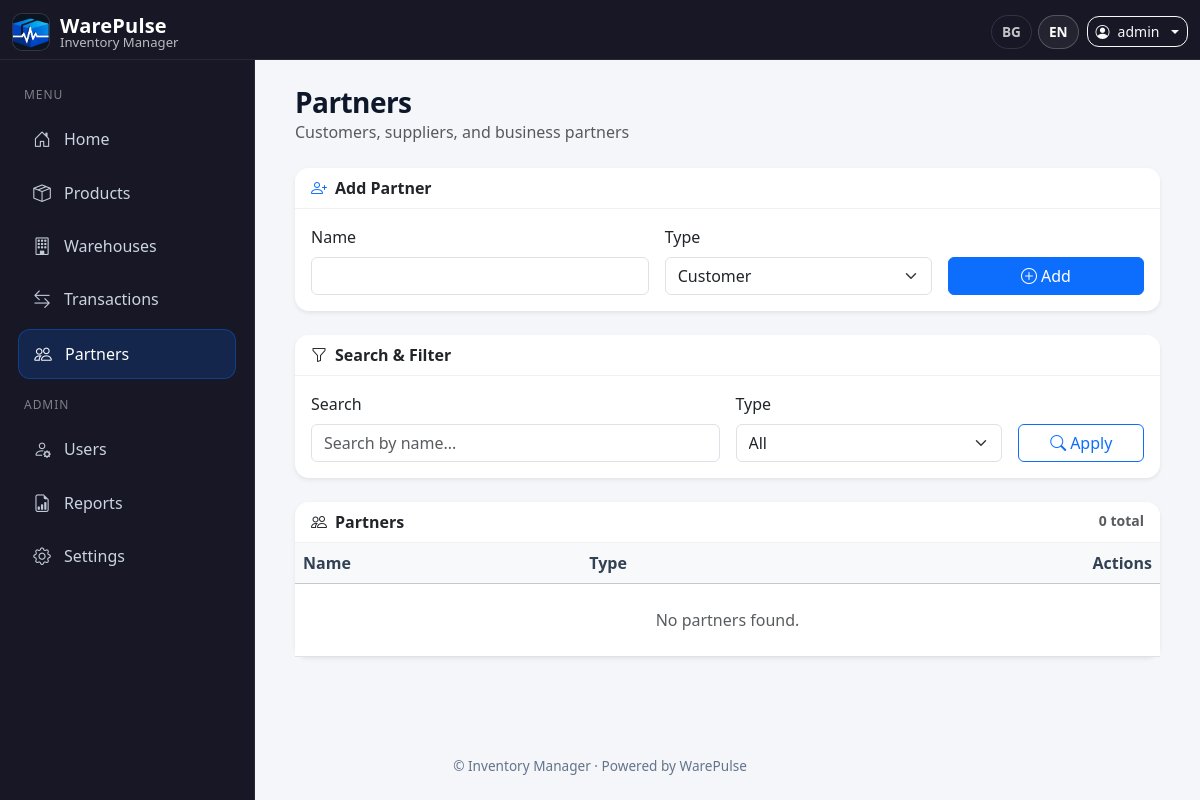
The app's page /partners (signed in) with its own data.
### inventory/models.py (models this page shows, shortened)
class AppConfig(db.Model):
    __tablename__ = "app_config"
    id = db.Column(db.Integer, primary_key=True)
    owner_id = db.Column(db.Integer, db.ForeignKey("user.id"), nullable=False, unique=True)
    company_name = db.Column(db.String(120), default="My Company")
    logo_path = db.Column(db.String(200))
    notifications_enabled = db.Column(db.Boolean, default=True)
    low_stock_threshold = db.Column(db.Integer, default=5)
    default_language = db.Column(db.String(10), default="en")
    currency = db.Column(db.String(10), default="EUR")

class User(db.Model, UserMixin):
    __tablename__ = "user"
    id = db.Column(db.Integer, primary_key=True)
    username = db.Column(db.String(150), nullable=False, unique=True)
    email = db.Column(db.String(150), nullable=False, unique=True)
    password = db.Column(db.String(200), nullable=False)
    role = db.Column(db.String(50), nullable=False, default="User")
    created_by_id = db.Column(db.Integer, db.ForeignKey("user.id"), nullable=True)
    login_count = db.Column(db.Integer, default=0, nullable=False)
    last_login_ip = db.Column(db.String(64), nullable=True)
    last_login_country = db.Column(db.String(100), nullable=True)
    last_login_at = db.Column(db.DateTime, nullable=True)
    last_login_user_agent = db.Column(db.String(255), nullable=True)
    force_password_change = db.Column(db.Boolean, default=False, nullable=False)
    password_changed_at = db.Column(db.DateTime, nullable=True)
    company_name = db.Column(db.String(150), nullable=True)
    created_by = db.relationship("User", remote_side=[id], backref="created_users")
    transactions = db.relationship("Transaction", back_populates="user")
    login_events = db.relationship(
        "LoginEvent",
        back_populates="user",
        cascade="all, delete-orphan",
        order_by="desc(LoginEvent.logged_in_at)",
    )

### inventory/routes/partners.py (the view, shortened to what this page needs)
@bp.route("/partners", methods=["GET", "POST"])
@login_required
@roles_required("Admin / Owner", "Warehouse Manager", "Sales Agent")
def partners():
    owner_id = _get_owner_id()
    q = (request.args.get("q") or "").strip()
    f_type = (request.args.get("type") or "").strip()
    query = Partner.query
    if owner_id is not None:
        query = query.filter(Partner.owner_id == owner_id)
    if q:
        query = query.filter(Partner.name.ilike(f"%{q}%"))
    if f_type in ["Customer", "Supplier", "Both"]:
        query = query.filter(Partner.type == f_type)
    partners_list = query.order_by(Partner.name.asc()).all()
    return render_template(
        "partners.html",
        partners=partners_list,
        q=q,
        f_type=f_type,
    )

### inventory/routes/partners.py (called while the page is built)
def _get_owner_id():
    if current_user.role == "Developer":
        return None
    if current_user.role == "Admin / Owner":
        return current_user.id
    return current_user.created_by_id

### inventory/utils/translations.py (called while the page is built)
def load_translations(lang, app):
    path = os.path.join('translations', f'{lang}.json')
    if not os.path.exists(path):
        path = os.path.join('translations', f"{app.config['DEFAULT_LANG']}.json")
    with open(path, 'r', encoding='utf-8') as f:
        return json.load(f)

def set_language(app):
    lang = request.args.get('lang')
    if lang and lang in app.config['LANGUAGES']:
        session['lang'] = lang
    elif 'lang' not in session:
        session['lang'] = app.config['DEFAULT_LANG']
    g.lang = session['lang']
    g.translations = load_translations(g.lang, app)

def _(key):
    try:
        return g.translations.get(key, key)
    except Exception:
        return key

### inventory/templates/partners.html (shortened to what this page needs)
{% extends "base.html" %}
{% block content %}
<div class="container-fluid">
  <div class="d-flex flex-column flex-md-row justify-content-between align-items-start align-items-md-center gap-2 mb-4">
    <div>
      <h3 class="fw-bold mb-0">{{ _('Partners') }}</h3>
      <div class="text-muted">{{ _('Customers, suppliers, and business partners') }}</div>
    </div>
  </div>
  {% if current_user.role in ['Admin / Owner', 'Warehouse Manager'] %}
  <div class="card mb-4 shadow-sm">
    <div class="card-header bg-white fw-semibold">
      <i class="bi bi-person-plus me-2 text-primary"></i>{{ _('Add Partner') }}
    </div>
    <div class="card-body">
      <form method="POST" action="{{ url_for('partners.partners') }}" class="row g-3">
        <div class="col-md-5">
          <label class="form-label">{{ _('Name') }}</label>
          <input type="text" name="name" class="form-control" required>
        </div>
        <div class="col-md-4">
          <label class="form-label">{{ _('Type') }}</label>
          <select name="type" class="form-select" required>
            <option value="Customer">{{ _('Customer') }}</option>
          </select>
        </div>
        <div class="col-md-3 d-grid align-items-end">
          <button class="btn btn-primary">
            <i class="bi bi-plus-circle me-1"></i>{{ _('Add') }}
          </button>
        </div>
      </form>
    </div>
  </div>
  {% endif %}
  <div class="card mb-4 shadow-sm">
    <div class="card-header bg-white fw-semibold">
      <i class="bi bi-funnel me-2"></i>{{ _('Search & Filter') }}
    </div>
    <div class="card-body">
      <form method="GET" class="row g-3 align-items-end">
        <div class="col-md-6">
          <label class="form-label">{{ _('Search') }}</label>
          <input type="text" name="q" value="{{ q or '' }}" class="form-control"
                 placeholder="{{ _('Search by name...') }}">
        </div>
        <div class="col-md-4">
          <label class="form-label">{{ _('Type') }}</label>
          <select name="type" class="form-select">
            <option value="">{{ _('All') }}</option>
          </select>
        </div>
        <div class="col-md-2 d-grid">
          <button class="btn btn-outline-primary">
            <i class="bi bi-search me-1"></i>{{ _('Apply') }}
          </button>
        </div>
      </form>
    </div>
  </div>
  <div class="card shadow-sm">
    <div class="card-header bg-white fw-semibold d-flex justify-content-between">
      <div><i class="bi bi-people me-2"></i>{{ _('Partners') }}</div>
      <div class="text-muted small">{{ partners|length }} {{ _('total') }}</div>
    </div>
    <div class="table-responsive">
      <table class="table table-hover align-middle mb-0">
        <thead class="table-light">
          <tr>
            <th>{{ _('Name') }}</th>
            <th>{{ _('Type') }}</th>
            <th class="text-end">{{ _('Actions') }}</th>
          </tr>
        </thead>
        <tbody>
          {% for p in partners %}
          <tr>
            <td class="fw-semibold">{{ p.name }}</td>
            <td>
              {% if p.type == 'Customer' %}
                <span class="badge bg-primary">{{ _('Customer') }}</span>
              {% elif p.type == 'Supplier' %}
                <span class="badge bg-success">{{ _('Supplier') }}</span>
              {% else %}
                <span class="badge bg-warning text-dark">{{ _('Both') }}</span>
              {% endif %}
            </td>
            <td class="text-end">
              {% if current_user.role in ['Admin / Owner', 'Warehouse Manager'] %}
              <button class="btn btn-sm btn-warning edit-btn"
                      data-id="{{ p.id }}"
                      data-name="{{ p.name }}"
                      data-type="{{ p.type }}">
                <i class="bi bi-pencil"></i> {{ _('Edit') }}
              </button>
              {% endif %}
              {% if current_user.role == 'Admin / Owner' %}
              <form method="POST"
                    action="{{ url_for('partners.delete_partner', id=p.id) }}"
                    class="d-inline delete-form">
                <button class="btn btn-sm btn-outline-danger">
                  <i class="bi bi-trash"></i> {{ _('Delete') }}
                </button>
              </form>
              {% endif %}
            </td>
          </tr>
          {% else %}
          <tr>
            <td colspan="3" class="text-center text-muted py-4">
              {{ _('No partners found.') }}
            </td>
          </tr>
          {% endfor %}
        </tbody>
      </table>
    </div>
  </div>
</div>
{% endblock %}

### inventory/templates/base.html (shortened to what this page needs)
<!DOCTYPE html>
<html lang="{{ g.lang or 'en' }}">
<head>
  <link href="https://cdn.jsdelivr.net/npm/bootstrap@5.3.2/dist/css/bootstrap.min.css" rel="stylesheet" />
  <link href="https://cdn.jsdelivr.net/npm/bootstrap-icons@1.11.3/font/bootstrap-icons.css" rel="stylesheet" />
</head>
<body>
<nav class="navbar navbar-dark topbar fixed-top">
  <div class="container-fluid">
    <a class="navbar-brand brand"
       href="{% if current_user.is_authenticated %}
                {% if current_user.role == 'Developer' %}
                  {{ url_for('users.developer_dashboard') }}
                {% else %}
                  {{ url_for('main.index') }}
                {% endif %}
              {% else %}
                {{ url_for('main.landing') }}
              {% endif %}">
      <img src="{{ url_for('static', filename='warepulse-logo.png') }}" alt="WarePulse Logo" />
      <div class="d-flex flex-column">
        <span class="name">WarePulse</span>
        <span class="company">{{ g.app_config.company_name if g.app_config else '' }}</span>
      </div>
    </a>
    <div class="ms-auto d-flex align-items-center gap-2 top-actions">
      <div class="lang-pill d-none d-sm-flex align-items-center">
        <a href="?lang=bg" class="{% if g.lang=='bg' %}active{% endif %}">BG</a>
        <a href="?lang=en" class="{% if g.lang=='en' %}active{% endif %}">EN</a>
      </div>
      {% if current_user.is_authenticated %}
        <div class="dropdown">
          <a class="btn btn-outline-light btn-sm dropdown-toggle d-flex align-items-center gap-2"
             href="#" id="userDropdown" data-bs-toggle="dropdown" aria-expanded="false">
            <i class="bi bi-person-circle"></i>
            <span class="d-none d-sm-inline">{{ current_user.username }}</span>
          </a>
        </div>
      {% else %}
        <a class="btn btn-outline-light btn-sm" href="{{ url_for('auth.login') }}">{{ _('Login') }}</a>
        <a class="btn btn-primary btn-sm" href="{{ url_for('auth.register_admin') }}">{{ _('Register') }}</a>
      {% endif %}
    </div>
  </div>
</nav>
{% if current_user.is_authenticated and current_user.role != 'Developer' %}
  <aside id="sidebar" class="sidebar">
    <div class="nav-group-label">{{ _('Menu') }}</div>
    <a href="{{ url_for('main.index') }}"
       class="side-link {% if request.endpoint == 'main.index' %}active{% endif %}">
      <i class="bi bi-house-door"></i> {{ _('Home') }}
    </a>
    <a href="{{ url_for('products.products') }}"
       class="side-link {% if request.endpoint and request.endpoint.startswith('products.') %}active{% endif %}">
      <i class="bi bi-box-seam"></i> {{ _('Products') }}
    </a>
    <a href="{{ url_for('warehouses.warehouses') }}"
       class="side-link {% if request.endpoint and request.endpoint.startswith('warehouses.') %}active{% endif %}">
      <i class="bi bi-building"></i> {{ _('Warehouses') }}
    </a>
    <a href="{{ url_for('transactions.transactions') }}"
       class="side-link {% if request.endpoint and request.endpoint.startswith('transactions.') %}active{% endif %}">
      <i class="bi bi-arrow-left-right"></i> {{ _('Transactions') }}
    </a>
    <a href="{{ url_for('partners.partners') }}"
       class="side-link {% if request.endpoint and request.endpoint.startswith('partners.') %}active{% endif %}">
      <i class="bi bi-people"></i> {{ _('Partners') }}
    </a>
    {% if current_user.role == 'Admin / Owner' %}
      <div class="nav-group-label">{{ _('Admin') }}</div>
      <a href="{{ url_for('users.users') }}"
         class="side-link {% if request.endpoint and request.endpoint.startswith('users.') %}active{% endif %}">
        <i class="bi bi-person-gear"></i> {{ _('Users') }}
      </a>
      <a href="{{ url_for('reports.reports_home') }}"
         class="side-link {% if request.endpoint and request.endpoint.startswith('reports.') %}active{% endif %}">
        <i class="bi bi-file-earmark-bar-graph"></i> {{ _('Reports') }}
      </a>
      <a href="{{ url_for('settings.settings') }}"
         class="side-link {% if request.endpoint and request.endpoint.startswith('settings.') %}active{% endif %}">
        <i class="bi bi-gear"></i> {{ _('Settings') }}
      </a>
    {% endif %}
  </aside>
{% endif %}
<div class="content-wrap">
  <main class="main-content">
    {% block content %}{% endblock %}
  </main>
  <footer class="footer text-center">
    <div class="container">
      {% set company = g.app_config.company_name if g.app_config else '' %}
      © {{ company }} · Powered by WarePulse
    </div>
  </footer>
</div>
</body>
</html>

### inventory/templates/base.html (style rules this page uses)
:root { --sidebar-width: 255px; --bg: #f4f6f9; --surface: #ffffff; --topbar: #171725; --sidebar: #171725; --sidebar-border: rgba(255,255,255,0.08); --text: #0f172a; --muted: #64748b; --link: #cbd5e1; --link-hover: #ffffff; --link-active-bg: rgba(13, 110, 253, 0.18); --primary: #0d6efd; --shadow: 0 0.35rem 1.2rem rgba(15, 23, 42, 0.08); --radius: 14px; }
body { background: var(--bg); color: var(--text); font-family: system-ui, -apple-system, "Segoe UI", Roboto, "Helvetica Neue", Arial, "Noto Sans", "Apple Color Emoji","Segoe UI Emoji"; margin: 0; }
.topbar { background: var(--topbar); border-bottom: 1px solid rgba(255,255,255,0.08); height: 60px; }
.brand { text-decoration: none; display: flex; align-items: center; gap: 10px; min-width: 220px; }
.brand img { height: 38px; width: 38px; border-radius: 10px; object-fit: cover; background: rgba(255,255,255,0.06); border: 1px solid rgba(255,255,255,0.08); }
.brand .name { color: #fff; font-weight: 750; letter-spacing: 0.2px; line-height: 1.05; }
.brand .company { color: rgba(255,255,255,0.7); font-size: 0.82rem; line-height: 1.05; }
.top-actions .btn, .top-actions .dropdown-toggle { border-radius: 12px; }
.lang-pill a { color: rgba(255,255,255,0.75); text-decoration: none; font-weight: 600; font-size: 0.85rem; padding: 6px 10px; border-radius: 999px; border: 1px solid rgba(255,255,255,0.12); margin-left: 6px; }
.lang-pill a.active, .lang-pill a:hover { color: #fff; border-color: rgba(255,255,255,0.22); background: rgba(255,255,255,0.06); }
.sidebar { position: fixed; top: 60px; left: 0; width: var(--sidebar-width); height: calc(100% - 60px); background: var(--sidebar); border-right: 1px solid var(--sidebar-border); padding: 14px 10px; overflow-y: auto; z-index: 2000; transform: translateX(0); transition: transform .25s ease; }
.nav-group-label { color: rgba(255,255,255,0.45); font-size: 0.75rem; letter-spacing: .08em; text-transform: uppercase; padding: 12px 14px 6px; }
.side-link { display: flex; align-items: center; gap: 12px; padding: 11px 14px; margin: 5px 8px; border-radius: 12px; text-decoration: none; color: var(--link); transition: background .15s ease, color .15s ease, transform .05s ease; }
.side-link i { font-size: 1.1rem; width: 20px; text-align: center; opacity: 0.95; }
.side-link.active { background: var(--link-active-bg); color: #fff; border: 1px solid rgba(13,110,253,0.35); }
.content-wrap { margin-top: 60px; min-height: calc(100vh - 60px); display: flex; flex-direction: column; }
.main-content { flex: 1; padding: 22px; transition: margin-left .25s ease; }
@media (min-width: 992px) { .main-content { margin-left: var(--sidebar-width); padding: 26px 28px; } }
.card { border: 0; border-radius: var(--radius); box-shadow: var(--shadow); }
.card-header { border-bottom: 1px solid rgba(15,23,42,0.06); border-top-left-radius: var(--radius) !important; border-top-right-radius: var(--radius) !important; }
.table thead th { font-weight: 700; color: #334155; }
.footer { color: var(--muted); font-size: 0.85rem; padding: 16px 0 24px; }
h1, h2, h3 { letter-spacing: -0.02em; }

### records on screen
AppConfig: app_config "Inventory Manager", company_name "Inventory Manager"
User: username "admin"

### other values on screen
{{ partners|length }} "0"
form field type "Customer"
form field type "All"
